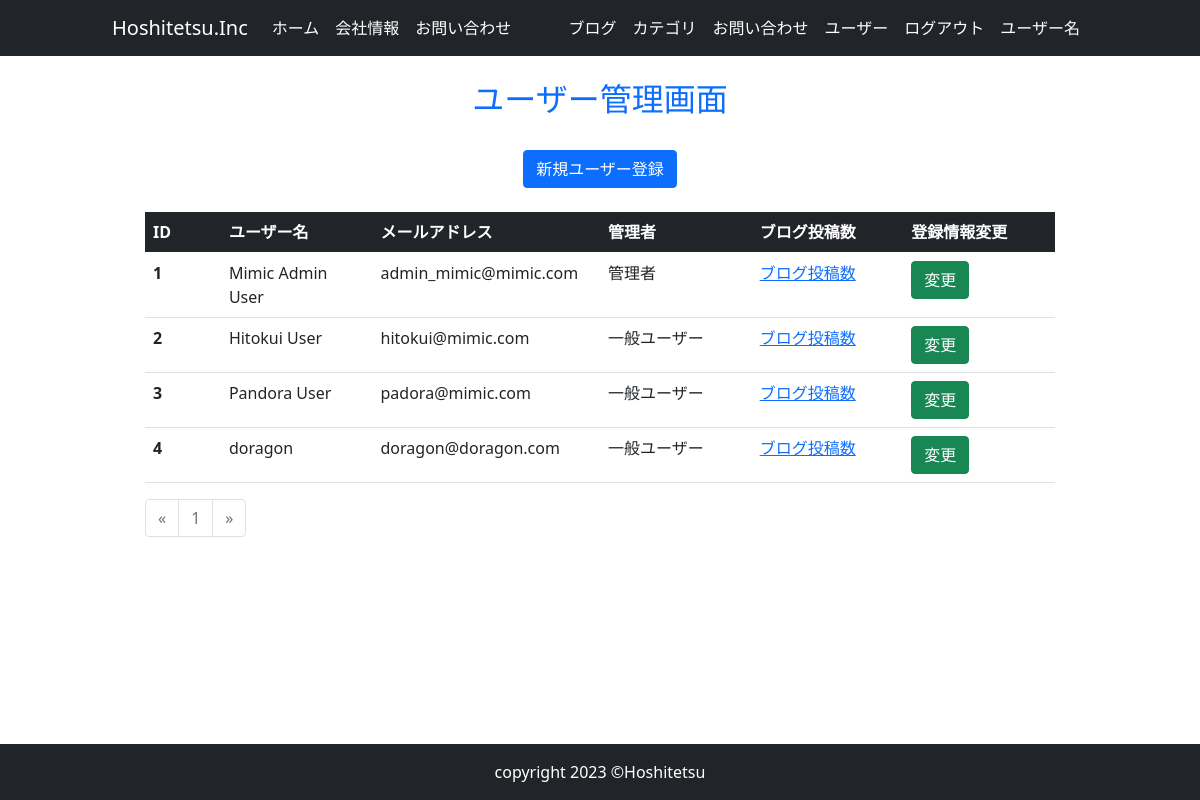
The app's page /user_maintenance, older data.
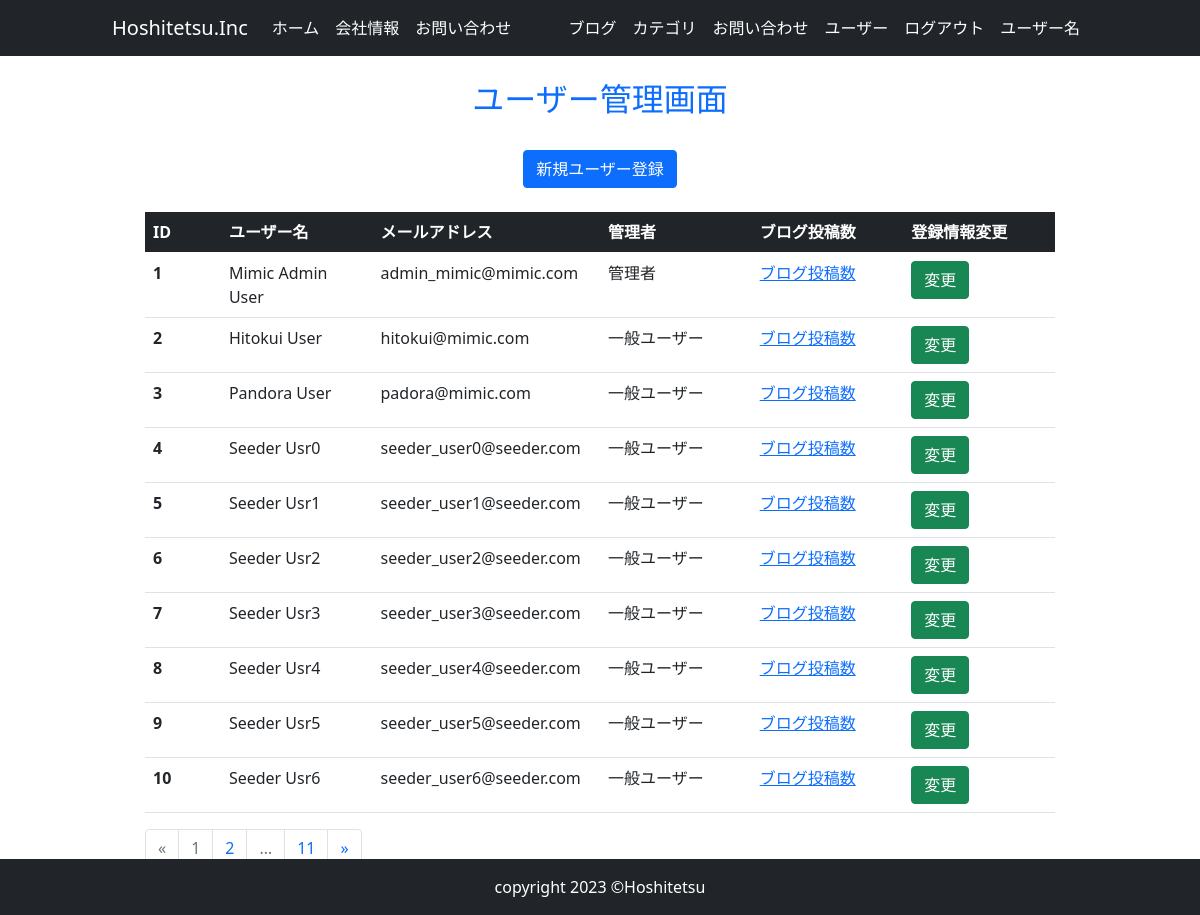
The same page, newer data.
### app.py (models this page shows, shortened)
class User(db.Model):
    __tablename__ = 'users'
    id = db.Column(db.Integer, primary_key=True)
    email = db.Column(db.String(64), unique=True, index=True)
    username = db.Column(db.String(64), unique=True, index=True)
    password_hash = db.Column(db.String(128))
    administrator = db.Column(db.String(1))
    post = db.relationship('BlogPost', backref='author', lazy='dynamic')

### app.py (the view)
@app.route('/user_maintenance')
def user_maintenance():
    page = request.args.get('page', 1, type=int)
    users = User.query.order_by(User.id).paginate(page=page, per_page=10) # 〇件ごとに取得
    return render_template('user_maintenance.html', users=users)

### templates/user_maintenance.html (shortened to what this page needs)
{% extends "base.html" %}
{% block content %}
    <div class="container" style="margin-top:4rem;">
      <div class="col-md-12 mx-auto my-5">
        <h2 class="text-primary text-center py-3">ユーザー管理画面</h2>
        <div class="text-center pt-2 pb-4">
          <a href="{{ url_for('register') }}" class="btn btn-primary">新規ユーザー登録</a>
        </div>
        <section class="col-md-10 mx-auto">
          <table class="table">
            <thead>
              <tr class="bg-dark text-white">
                <th scope="col">ID</th>
                <th scope="col">ユーザー名</th>
                <th scope="col">メールアドレス</th>
                <th scope="col">管理者</th>
                <th scope="col">ブログ投稿数</th>
                <th scope="col">登録情報変更</th>
              </tr>
            </thead>
            <tbody>
              {% for user in users.items %}
              <tr>
                <th scope="row">{{ user.id }}</th>
                <td class="col-md-2">{{ user.username }}</td>
                <td class="col-md-3">{{ user.email }}</td>
                {% if user.administrator == "0" %}
                <td class="col-md-2">一般ユーザー</td>
                {% elif user.administrator == "1" %}
                <td class="col-md-2">管理者</td>
                {% endif %}
                <td class="col-md-2"><a href="#">ブログ投稿数</a></td>
                <td class="col-md-2">
                  <a href="{{ url_for('account', user_id=user.id) }}" class="btn btn-success" data-bs-toggle="modal" data-bs-target="#user_delete">
                    変更
                  </a>
                </td>
              </tr>
              {% endfor %}
            </tbody>
          </table>
          <nav aria-label="Page navigation example">
            <ul class="pagination">
              <li {% if users.has_prev %} class="page-item" {% else %} class="page-item disabled" {% endif %}>
                <a class="page-link" href="{% if users.has_prev %} {{ url_for('user_maintenance', page=users.prev_num) }} {% else %} # {% endif %}" aria-label="Previous">
                  <span aria-hidden="true">&laquo;</span>
                </a>
              </li>
              {% for page_num in users.iter_pages(left_edge=1, right_edge=1, left_current=1, right_current=2) %}
                {% if page_num %}
                  {% if users.page == page_num %}
                    <li class="page-item disabled"><a class="page-link" href="#">{{ page_num }}</a></li>
                  {% else %}
                    <li class="page-item"><a class="page-link" href="{{ url_for('user_maintenance', page=page_num) }}">{{ page_num }}</a></li>
                  {% endif %}
                {% else %}
                  <li class="page-item disabled"><a class="page-link" href="#">&hellip;</a></li>
                {% endif %}
              {% endfor %}
              <li {% if users.has_next %} class="page-item" {% else %} class="page-item disabled" {% endif %}>
                <a class="page-link" href="{% if users.has_next %} {{ url_for('user_maintenance', page=users.next_num) }} {% else %} # {% endif %}" aria-label="Next">
                  <span aria-hidden="true">&raquo;</span>
                </a>
              </li>
            </ul>
          </nav>
      </div>
    </div>
    {% endblock content %}

### templates/base.html (shortened to what this page needs)
<!DOCTYPE html>
<html lang="ja">
<head>
    <link href="https://cdn.jsdelivr.net/npm/bootstrap@5.0.2/dist/css/bootstrap.min.css" rel="stylesheet">
</head>
<body>
    <header class="bg-dark fixed-top">
      <nav class="navbar navbar-expand-lg navbar-light col-md-10 mx-auto">
        <div class="container">
          <a class="navbar-brand text-white" href="#">Hoshitetsu.Inc</a>
          <div class="collapse navbar-collapse" id="navbarNav">
            <ul class="navbar-nav">
              <li class="nav-item">
                <a class="nav-link text-white" href="#">ホーム</a>
              </li>
              <li class="nav-item">
                <a class="nav-link text-white" href="#">会社情報</a>
              </li>
              <li class="nav-item">
                <a class="nav-link text-white" href="#">お問い合わせ</a>
              </li>
            </ul>
          </div>
          <ul class="navbar-nav d-md-none d-lg-flex">
            <li class="nav-item">
              <a class="nav-link text-white" href="#">ブログ</a>
            </li>
            <li class="nav-item">
              <a class="nav-link text-white" href="#">カテゴリ</a>
            </li>
            <li class="nav-item">
              <a class="nav-link text-white" href="#">お問い合わせ</a>
            </li>
            <li class="nav-item">
              <a class="nav-link text-white" href="{{ url_for('user_maintenance') }}">ユーザー</a>
            </li>
            <li class="nav-item">
              <a class="nav-link text-white" href="#">ログアウト</a>
            </li>
            <li class="nav-item">
              <div class="nav-link text-white" href="#" tabindex="-1" aria-disabled="true">ユーザー名</div>
            </li>
          </ul>
        </div>
      </nav>
    </header>
     {% from "_formhelpers.html" import render_field %}
    <div class="container" style="margin-top:4rem;">
      <div class="col-md-12 mx-auto my-5">
        {% block content %}
        {% endblock %}
      </div>
    </div>
    <footer id="footer" class="footer bg-dark fixed-bottom">
      <div class="text-white py-3 text-center">copyright 2023 ©Hoshitetsu</div>
    </footer>
</body>
</html>

Row changes from the older to the newer data that the page shows:
changed User id 4: username "doragon" → "Seeder Usr0"; email "doragon@doragon.com" → "seeder_user0@seeder.com"
added User: id "5", username "Seeder Usr1", email "seeder_user1@seeder.com", administrator "一般ユーザー"
added User: id "6", username "Seeder Usr2", email "seeder_user2@seeder.com", administrator "一般ユーザー"
added User: id "7", username "Seeder Usr3", email "seeder_user3@seeder.com", administrator "一般ユーザー"
added User: id "8", username "Seeder Usr4", email "seeder_user4@seeder.com", administrator "一般ユーザー"
added User: id "9", username "Seeder Usr5", email "seeder_user5@seeder.com", administrator "一般ユーザー"
added User: id "10", username "Seeder Usr6", email "seeder_user6@seeder.com", administrator "一般ユーザー"
Text that changed along with them:
new list line: "2"
new list line: "11"
